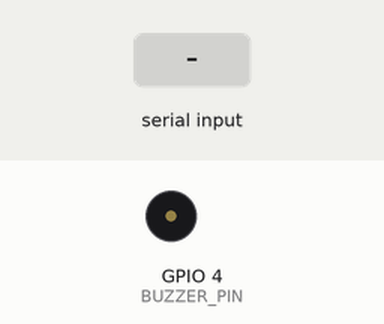
The sketch below on a simulated ESP32. Shown: buzzer (waves = sounding, pin HIGH). Inputs (shaded band) come from the test bench.

Above: at 1.2 s.
1.3 s: "1" received over Serial
At 1.4 s:
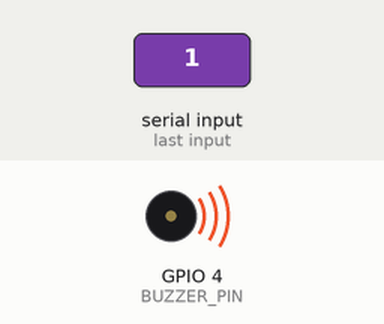
4.3 s: "0" received over Serial
At 4.9 s:
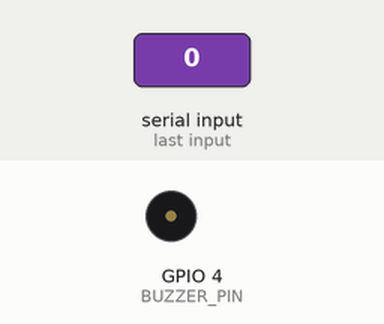
5.8 s: "2" received over Serial
At 6.5 s:
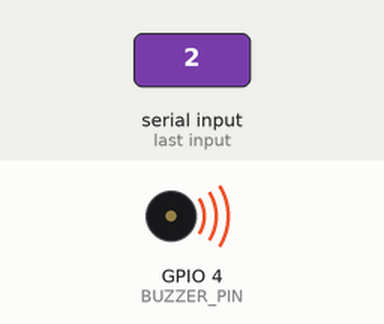
Timing chart, 0 to 8.8 s (numbered marks = the images above; inputs shaded):
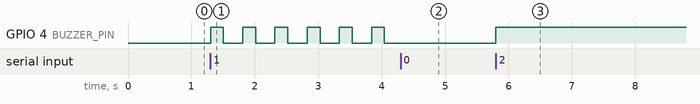

The sketch:

esp32_buzzer.ino
```cpp
// The Overclocked - ESP32 DevKit V1 Active Buzzer HIL Controller
// Wiring: ESP32 3V3 -> Buzzer VCC(+), ESP32 GND -> Buzzer GND(-), ESP32 D4 (GPIO4) -> Buzzer I/O(S)
#define BUZZER_PIN 4

// Most 3-pin Active Buzzers are Active-LOW (LOW = ON, HIGH = OFF).
// If your buzzer rings continuously when idle ('0'), swap LOW and HIGH below.
#define BUZZER_ON  HIGH
#define BUZZER_OFF LOW

char currentState = '0';  // '0' = SOBER, '1' = WARN, '2' = LOCKOUT / MICROSLEEP
unsigned long lastBeepToggle = 0;
bool beepState = false;

void setup() {
  Serial.begin(115200);
  pinMode(BUZZER_PIN, OUTPUT);
  digitalWrite(BUZZER_PIN, BUZZER_OFF);
}

void loop() {
  while (Serial.available() > 0) {
    char c = Serial.read();
    if (c == '0' || c == '1' || c == '2') {
      currentState = c;
    }
  }

  unsigned long now = millis();
  if (currentState == '2') {
    digitalWrite(BUZZER_PIN, BUZZER_ON);
  } else if (currentState == '1') {
    if (now - lastBeepToggle > (beepState ? 200 : 300)) {
      beepState = !beepState;
      digitalWrite(BUZZER_PIN, beepState ? BUZZER_ON : BUZZER_OFF);
      lastBeepToggle = now;
    }
  } else {
    digitalWrite(BUZZER_PIN, BUZZER_OFF);
    beepState = false;
  }
  delay(10);
}
```

Measured:
- after the input at 1.3 s, GPIO 4 (BUZZER_PIN): alternates HIGH for 0.20 s and LOW for 0.30 s, starting at once
- after the input at 4.3 s, GPIO 4 (BUZZER_PIN): stops changing and stays LOW
- after the input at 5.8 s, GPIO 4 (BUZZER_PIN): LOW → HIGH at once
